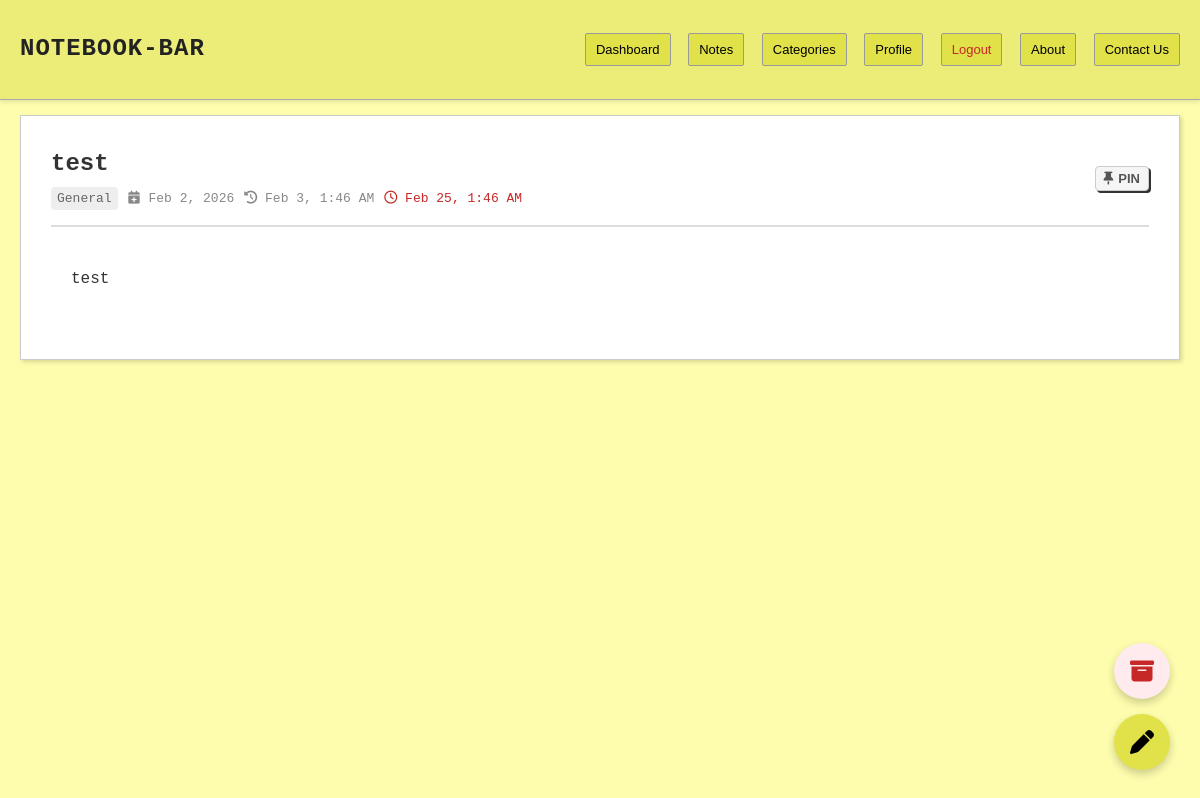
The page /notepad.php?id=7 (signed in) on the database its author committed.
### tables this page shows
CREATE TABLE `notes` (
  `id` int(11) NOT NULL,
  `user_id` int(11) DEFAULT 0,
  `title` varchar(255) NOT NULL,
  `date_created` datetime DEFAULT current_timestamp(),
  `date_last` datetime DEFAULT current_timestamp() ON UPDATE current_timestamp(),
  `is_pinned` tinyint(1) DEFAULT 0,
  `is_archived` tinyint(1) DEFAULT 0,
  `category_id` int(11) DEFAULT 1,
  `reminder_date` datetime DEFAULT NULL
);

CREATE TABLE `categories` (
  `id` int(11) NOT NULL,
  `user_id` int(11) DEFAULT 0,
  `name` varchar(100) NOT NULL,
  `color` varchar(50) DEFAULT '#ffffff'
);

CREATE TABLE `pages` (
  `id` int(11) NOT NULL,
  `note_id` int(11) NOT NULL,
  `page_number` int(11) DEFAULT 1,
  `text` longtext DEFAULT NULL
);

### includes/data_access.php (called while the page is built, shortened)
<?php
require_once 'db.php';
function is_logged_in()
{
    return isset($_SESSION['user_id']) && $_SESSION['user_id'] > 0;
}
function get_current_user_id()
{
    return isset($_SESSION['user_id']) ? $_SESSION['user_id'] : 0;
}
function get_note($id)
{
    global $conn;
    $uid = get_current_user_id();
    if (is_logged_in()) {
        $id_esc = intval($id);
        $sql = "SELECT n.*, p.text, c.name as category_name, c.id as category_id_val
                FROM notes n
                LEFT JOIN pages p ON n.id = p.note_id
                LEFT JOIN categories c ON n.category_id = c.id
                WHERE n.id = $id_esc AND n.user_id = $uid
                LIMIT 1";
        $result = mysqli_query($conn, $sql);
        $row = mysqli_fetch_assoc($result);
        if ($row) {
            $row['category'] = $row['category_name'];
            $row['category_id'] = $row['category_id_val'];
        }
        return $row;
    }
}
function get_categories()
{
    global $conn;
    $uid = get_current_user_id();
    $categories = [];
    if (is_logged_in()) {
        $sql = "SELECT * FROM categories WHERE user_id = 0 OR user_id = $uid ORDER BY user_id ASC, id ASC";
        $result = mysqli_query($conn, $sql);
        while ($row = mysqli_fetch_assoc($result)) {
            $categories[] = $row;
        }
    }
    return $categories;
}
function get_note_page_count($note_id)
{
    global $conn;
    $nid = intval($note_id);
    if (is_logged_in()) {
        $res = mysqli_query($conn, "SELECT MAX(page_number) as max_p FROM pages WHERE note_id = $nid");
        $row = mysqli_fetch_assoc($res);
        return $row['max_p'] ? intval($row['max_p']) : 1;
    }
}
function get_all_note_pages($note_id)
{
    global $conn;
    $nid = intval($note_id);
    $pages = [];
    if (is_logged_in()) {
        $result = mysqli_query($conn, "SELECT page_number, text FROM pages WHERE note_id=$nid ORDER BY page_number ASC");
        while ($row = mysqli_fetch_assoc($result)) {
            $pages[intval($row['page_number'])] = $row['text'];
        }
    }
    return $pages;
}
?>

### notepad.php (the view, shortened to what this page needs)
<?php
include 'includes/data_access.php';
$nid = "";
$ntitle = "";
$ncat = 1;
$is_pinned_val = 0;
$is_archived_val = 0;
$reminder_date_val = "";
$content = "";
$current_page = 1;
if (isset($_GET['id'])) {
	$nid = $_GET['id'];
	$current_page = isset($_GET['page']) ? max(1, intval($_GET['page'])) : 1;
	$note = get_note($nid);
	if ($note) {
		$ntitle = $note['title'];
		$ncat = $note['category_id'];
		$is_pinned_val = $note['is_pinned'];
		$is_archived_val = $note['is_archived'];
		$reminder_date_val = $note['reminder_date'];
		$date_last = $note['date_last'];
		$date_created = $note['date_created'];
		$all_pages = get_all_note_pages($nid);
		$content = isset($all_pages[$current_page]) ? $all_pages[$current_page] : "";
	} else {
		header("Location: index.php");
		exit();
	}
}
?>
<!DOCTYPE html>
<html lang="en">
<head>
	<link rel="stylesheet" href="css/style.css?v=<?php echo time(); ?>">
	<link rel="stylesheet" href="https://cdnjs.cloudflare.com/ajax/libs/font-awesome/6.4.0/css/all.min.css">
</head>
<body>
	<header>
		<div class="header-inner">
			<h1><a href="dashboard.php">Notebook-BAR</a></h1>
			<nav>
				<a href="dashboard.php">Dashboard</a>
				<a href="index.php">Notes</a>
				<a href="categories.php">Categories</a>
				<?php if (is_logged_in()): ?>
					<a href="profile.php">Profile</a>
					<a href="logout.php" style="color: #c62828;">Logout</a>
				<?php else: ?>
					<a href="login.php" style="color: #2e7d32;">Login</a>
				<?php endif; ?>
				<a href="about.php">About</a>
				<a href="contact.php">Contact Us</a>
			</nav>
		</div>
	</header>
	<div class="container">
		<div class="editor-layout">
			<form method="post" id="note-form">
				<?php
				$mode = 'edit';
				if ($nid != "") {
					$mode = (isset($_GET['mode']) && $_GET['mode'] == 'edit') ? 'edit' : 'view';
				}
				$is_view_mode = ($mode == 'view');
				?>
				<?php if ($is_view_mode): ?>
					<div class="editor-metadata-bar"
						style="justify-content: space-between; border-bottom: 2px solid #ddd; padding-bottom: 15px;">
						<div>
							<h1
								style="margin: 0; font-size: 24px; font-family: 'Courier New', monospace; font-weight: bold;">
								<?php echo htmlspecialchars($ntitle); ?>
							</h1>
							<div
								style="font-size: 13px; color: #666; margin-top: 5px; display: flex; align-items: center; gap: 10px; flex-wrap: wrap;">
								<span style="background: #eee; padding: 2px 6px; border-radius: 4px;">
									<?php
									$cat_name = "General";
									foreach (get_categories() as $c) {
										if ($c['id'] == $ncat) {
											$cat_name = $c['name'];
											break;
										}
									}
									echo htmlspecialchars($cat_name);
									?>
								</span>
								<span style="color: #888;" title="Created Date">
									<i class="fa-solid fa-calendar-plus"></i>
									<?php echo date("M j, Y", strtotime($date_created)); ?>
								</span>
								<span style="color: #888;" title="Last Updated">
									<i class="fa-solid fa-clock-rotate-left"></i>
									<?php echo date("M j, g:i A", strtotime($date_last)); ?>
								</span>
								<?php if ($reminder_date_val): ?>
									<span style="color: #c62828;"><i class="fa-regular fa-clock"></i>
										<?php echo date("M j, g:i A", strtotime($reminder_date_val)); ?></span>
								<?php endif; ?>
							</div>
						</div>
						<div style="display: flex; gap: 15px; align-items: center;">
							<button type="button" id="pin-toggle-btn" class="btn btn-sm"
								style="display: flex; align-items: center; gap: 5px; background: <?php echo $is_pinned_val ? '#f9a825' : '#f5f5f5'; ?>; color: <?php echo $is_pinned_val ? '#fff' : '#555'; ?>; border: 1px solid <?php echo $is_pinned_val ? '#f9a825' : '#ccc'; ?>; border-radius: 4px; padding: 4px 8px; cursor: pointer; font-size: 13px;"
								onclick="togglePin()">
								<i class="fa-solid fa-thumbtack"></i>
								<span id="pin-text">
									<?php echo $is_pinned_val ? 'Unpin' : 'Pin'; ?>
								</span>
							</button>
						</div>
					</div>
					<div class="notebook-container" style="margin-top: 20px;">
						<div class="notebook-paper" id="view-content">
							<?php echo $content; ?>
						</div>
					</div>
		<?php endif; ?>
		<div class="fab-container">
			<?php if ($is_view_mode && !$is_archived_val): ?>
				<a href="notepad.php?id=<?php echo $nid; ?>&mode=edit&page=<?php echo $current_page; ?>"
					class="fab-btn fab-primary" title="Edit Note">
					<i class="fa-solid fa-pen"></i>
				</a>
			<?php endif; ?>
			<?php if ($nid != ""): ?>
				<?php if (isset($is_archived_val) && $is_archived_val): ?>
					<button type="button" onclick="confirmDeletePermanent()" class="fab-btn"
						style="background: #ffebee; color: #c62828;">
						<i class="fa-solid fa-trash-can"></i>
						<span class="fab-label">Delete Forever</span>
					</button>
					<button type="button" onclick="confirmUnarchive()" class="fab-btn"
						style="background: #e1f5fe; color: #0277bd;">
						<i class="fa-solid fa-box-open"></i>
						<span class="fab-label">Unarchive</span>
					</button>
				<?php elseif (!$is_view_mode): ?>
				<?php else: ?>
					<button type="button" onclick="confirmArchive()" class="fab-btn"
						style="background: #ffebee; color: #c62828;">
						<i class="fa-solid fa-box-archive"></i>
					</button>
				<?php endif; ?>
			<?php endif; ?>
		</div>
		</form>
	</div>
	</div>
</body>
</html>

### css/style.css (style rules this page uses)
* { box-sizing: border-box; }
:root { --bg-color: #fdfdad; --header-bg: #ecec78; --nav-bg: #e1e149; --card-bg: #fffde7; --text-primary: #333; --text-secondary: #555; --border-color: #d1d190; --shadow: 2px 2px 4px rgba(0, 0, 0, 0.15); }
body { background-color: var(--bg-color); margin: 0; padding: 0; font-family: 'Courier New', Courier, monospace; color: var(--text-primary); line-height: 1.5; }
a { text-decoration: none; color: inherit; }
header { background-color: var(--header-bg); border-bottom: 1px solid #aaa; padding: 10px 0; box-shadow: 0 2px 4px rgba(0, 0, 0, 0.1); margin-bottom: 15px; }
.header-inner { max-width: 1200px; margin: 0 auto; padding: 0 20px; display: flex; justify-content: space-between; align-items: center; }
header h1 a { font-size: 24px; font-weight: bold; color: #222; text-transform: uppercase; letter-spacing: 1px; }
header nav a { font-family: Arial, sans-serif; font-size: 13px; margin-left: 8px; padding: 6px 10px; background-color: var(--nav-bg); border: 1px solid #999; border-radius: 2px; color: #000; display: inline-block; }
.container { max-width: 1200px; margin: 0 auto; padding: 0 20px; }
.editor-layout { background-color: #fff; padding: 30px; border: 1px solid #ccc; box-shadow: var(--shadow); }
.editor-metadata-bar { display: flex; gap: 15px; margin-bottom: 20px; align-items: center; padding-bottom: 10px; border-bottom: 1px solid #eee; }
.btn { font-family: Arial, sans-serif; font-weight: bold; padding: 12px 24px; cursor: pointer; border: 1px solid #333; background: #fff; text-transform: uppercase; font-size: 15px; box-shadow: 2px 2px 0 #333; transition: all 0.1s; box-sizing: border-box; }
.notebook-container { background-color: #fff; padding: 20px; }
.notebook-paper { background-color: #fff; padding: 0; font-family: inherit; font-size: 16px; line-height: 1.6; color: #333; min-height: auto; position: relative; border: none; }
.notebook-paper::before { display: none; }
.fab-container { position: fixed; bottom: 30px; right: 30px; display: flex; flex-direction: column-reverse; gap: 15px; align-items: flex-end; z-index: 1000; transition: transform 0.5s cubic-bezier(0.4, 0, 0.2, 1), opacity 0.5s ease; }
.fab-btn { width: 56px; height: 56px; border-radius: 50%; border: none; box-shadow: 0 4px 8px rgba(0, 0, 0, 0.2); display: flex; align-items: center; justify-content: center; font-size: 24px; cursor: pointer; transition: all 0.3s cubic-bezier(0.25, 0.8, 0.25, 1); background-color: #fff; color: #555; text-decoration: none; }
.fab-primary { background-color: var(--nav-bg); color: #000; }

### rows shown on the page
notes: title "test", date_created "Feb 2, 2026", date_last "Feb 3, 1:46 AM", reminder_date "Feb 25, 1:46 AM"
categories: name "General"
pages: page_number "test"
